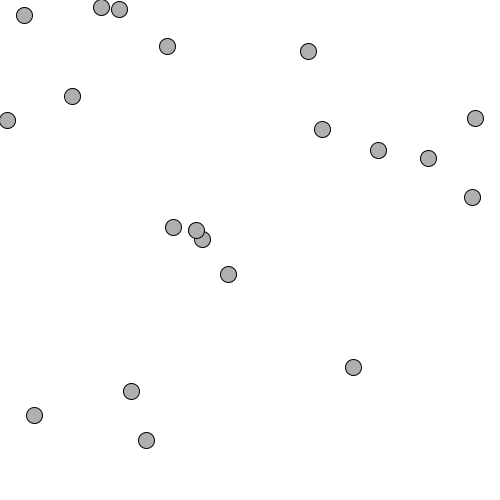
Frame 1 (no input)
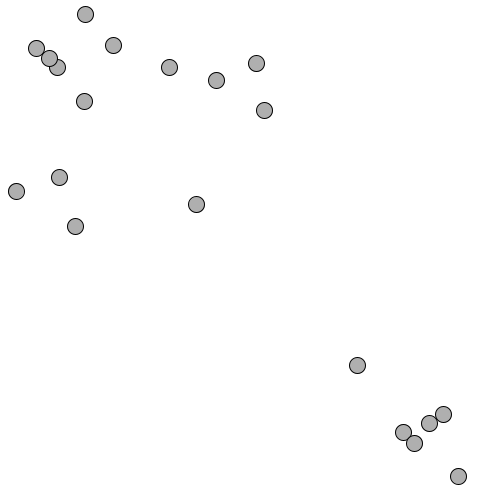
Frame 60 (the mouse pressed at the canvas centre just before this capture)
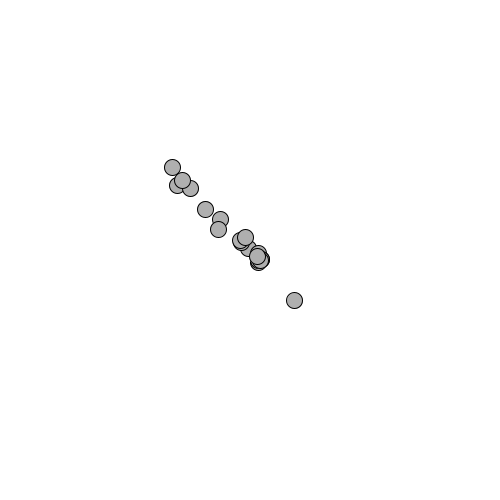
Frame 120 (the mouse held since frame 60 and released just before this capture)

The Processing sketch that drew these frames (run headless with seeded random() and noise(); from frame 60 on, the mouse is pressed at the canvas centre):

// Processing sketch: sketch_1_11
// ── sketch_1_11.pde

Mover[] movers = new Mover[20];

void setup() {
  size(500, 500);
  smooth();
  background(255);
  for (int i=0; i<movers.length; i++) {
    movers[i] = new Mover();
  }
}

void draw() {
  background(255);
  for (int i=0; i<movers.length; i++) {
    movers[i].update();
    movers[i].checkEdge();
    movers[i].display();
  }
}

// ── Mover.pde


class Mover {


  PVector acceleration;
  PVector location;
  PVector velocity;

  float topspeed;

  Mover() {

    location = new PVector(random(width), random(height));
    velocity = new PVector(0, 0);
    topspeed = 4;
  }

  void update() {
    PVector mouse = new PVector(mouseX, mouseY);
    PVector dir = PVector.sub(mouse, location);
    dir.normalize();
    dir.mult(0.5);

    //만들어진 벡터를 가속도로 설정
    acceleration = dir;

    velocity.add(acceleration);
    velocity.limit(topspeed);
    location.add(velocity);
  } 

  void display() {
    stroke(0);
    fill(175);
    ellipse(location.x, location.y, 16, 16);
  }

  void checkEdge() {
    if (location.x > width) {
      location.x = 0;
    } else if (location.x <0) {
      location.x = width;
    }

    if (location.y > height) {
      location.y = 0;
    } else if (location.y <0) {
      location.y = height;
    }
  }
}
